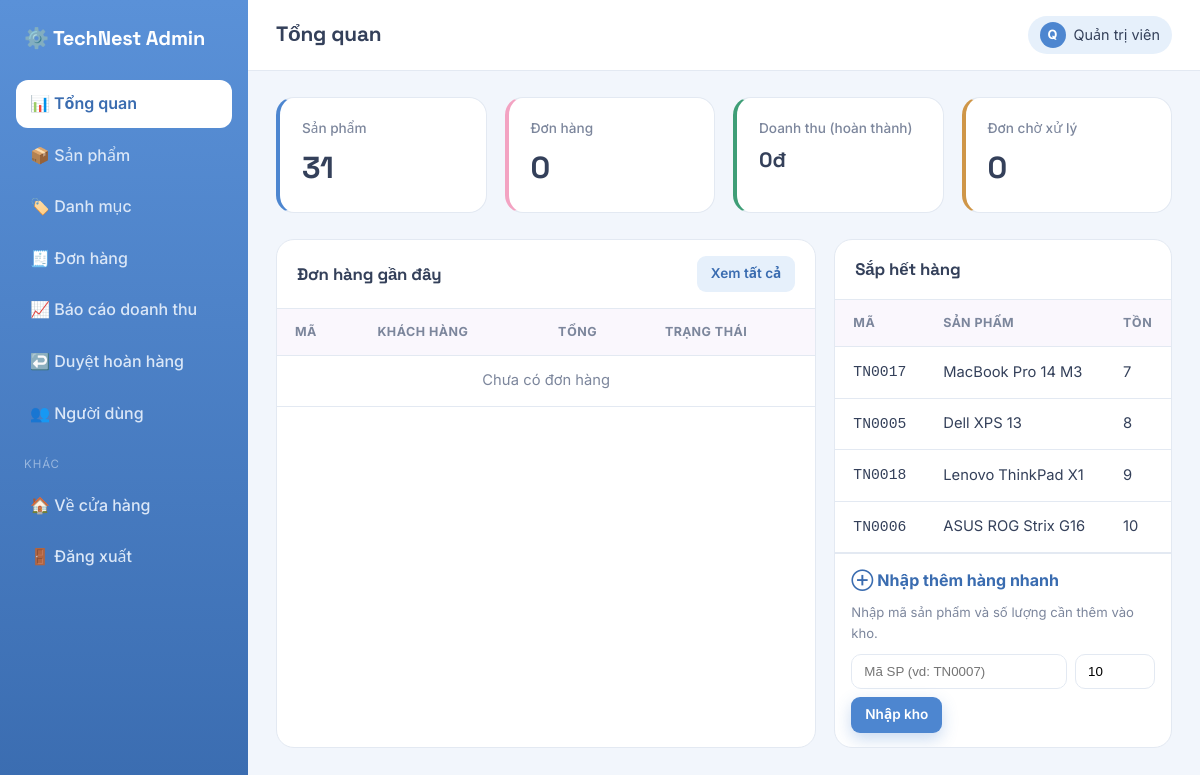
/admin/index.php (signed in), run on the app's committed database.
### tables this page shows
CREATE TABLE products (
  id           INT AUTO_INCREMENT PRIMARY KEY,
  code         VARCHAR(20) DEFAULT NULL UNIQUE,
  category_id  INT DEFAULT NULL,
  name         VARCHAR(200) NOT NULL,
  description  TEXT,
  price        DECIMAL(12,0) NOT NULL DEFAULT 0,
  stock        INT NOT NULL DEFAULT 0,
  image        VARCHAR(255) DEFAULT NULL,
  is_featured  TINYINT(1) NOT NULL DEFAULT 0,
  created_at   TIMESTAMP DEFAULT CURRENT_TIMESTAMP,
  FOREIGN KEY (category_id) REFERENCES categories(id) ON DELETE SET NULL
);

### includes/functions.php (called while the page is built, shortened)
<?php
function e($value)
{
    return htmlspecialchars((string)$value, ENT_QUOTES, 'UTF-8');
}
function money($number)
{
    return number_format((float)$number, 0, ',', '.') . 'đ';
}
function current_user()
{
    return $_SESSION['user'] ?? null;
}

### admin/index.php (the view, shortened to what this page needs)
<?php
require_once __DIR__ . '/../includes/functions.php';
$totalProducts = $pdo->query('SELECT COUNT(*) FROM products')->fetchColumn();
$totalOrders   = $pdo->query('SELECT COUNT(*) FROM orders')->fetchColumn();
$revenue       = $pdo->query('SELECT COALESCE(SUM(total),0) FROM orders WHERE status="completed"')->fetchColumn();
$pending       = $pdo->query('SELECT COUNT(*) FROM orders WHERE status="pending"')->fetchColumn();
$recent = $pdo->query(
    'SELECT * FROM orders ORDER BY created_at DESC LIMIT 6'
)->fetchAll();
$lowStock = $pdo->query(
    'SELECT * FROM products WHERE stock <= 10 ORDER BY stock ASC LIMIT 5'
)->fetchAll();
$title  = 'Tổng quan';
$active = 'dashboard';
include __DIR__ . '/includes/header.php';
?>
<div class="stats">
  <a class="stat c1" href="/shop/admin/products.php"><div class="label">Sản phẩm</div><div class="num"><?= $totalProducts ?></div></a>
  <a class="stat c2" href="/shop/admin/orders.php"><div class="label">Đơn hàng</div><div class="num"><?= $totalOrders ?></div></a>
  <a class="stat c3" href="/shop/admin/revenue.php"><div class="label">Doanh thu (hoàn thành)</div><div class="num" style="font-size:1.3rem"><?= money($revenue) ?></div></a>
  <a class="stat c4" href="/shop/admin/orders.php?status=pending"><div class="label">Đơn chờ xử lý</div><div class="num"><?= $pending ?></div></a>
</div>
<div style="display:grid;grid-template-columns:1.6fr 1fr;gap:18px">
  <div class="panel">
    <div class="panel-head"><h3>Đơn hàng gần đây</h3><a class="btn btn-ghost btn-sm" href="/shop/admin/orders.php">Xem tất cả</a></div>
    <table class="table">
      <thead><tr><th>Mã</th><th>Khách hàng</th><th>Tổng</th><th>Trạng thái</th></tr></thead>
      <tbody>
        <?php if (!$recent): ?>
          <tr><td colspan="4" style="text-align:center;color:var(--muted)">Chưa có đơn hàng</td></tr>
        <?php else: foreach ($recent as $o): ?>
          <tr>
            <td><a href="/shop/admin/orders.php?view=<?= $o['id'] ?>"><strong>#<?= $o['id'] ?></strong></a></td>
            <td><?= e($o['customer_name']) ?></td>
            <td><?= money($o['total']) ?></td>
            <td><span class="tag tag-<?= e($o['status']) ?>"><?= order_status_label($o['status']) ?></span></td>
          </tr>
        <?php endforeach; endif; ?>
      </tbody>
    </table>
  </div>
  <div class="panel">
    <div class="panel-head"><h3>Sắp hết hàng</h3></div>
    <table class="table">
      <thead><tr><th>Mã</th><th>Sản phẩm</th><th>Tồn</th></tr></thead>
      <tbody>
        <?php if (!$lowStock): ?>
          <tr><td colspan="3" style="text-align:center;color:var(--muted)">Tồn kho ổn định</td></tr>
        <?php else: foreach ($lowStock as $p): ?>
          <tr>
            <td><code><?= e($p['code'] ?? '—') ?></code></td>
            <td><?= e($p['name']) ?></td>
            <td><span class="<?= $p['stock']==0?'stock-out':'' ?>"><?= $p['stock'] ?></span></td>
          </tr>
        <?php endforeach; endif; ?>
      </tbody>
    </table>
    <div style="padding:14px 16px;border-top:1px solid var(--line)">
      <h4 style="margin-bottom:8px;color:var(--primary-d)">⊕ Nhập thêm hàng nhanh</h4>
      <p style="color:var(--muted);font-size:.82rem;margin-bottom:10px">Nhập mã sản phẩm và số lượng cần thêm vào kho.</p>
      <form method="post" action="/shop/admin/products.php" style="display:flex;gap:8px;flex-wrap:wrap">
        <input type="text" name="code" placeholder="Mã SP (vd: TN0007)" required
               style="flex:1;min-width:130px;padding:9px 12px;border:1px solid var(--line);border-radius:10px">
        <input type="number" name="qty" placeholder="SL" min="1" value="10" required
               style="width:80px;padding:9px 12px;border:1px solid var(--line);border-radius:10px">
        <button class="btn btn-primary btn-sm">Nhập kho</button>
      </form>
    </div>
  </div>
</div>
<?php include __DIR__ . '/includes/footer.php'; ?>

### admin/includes/header.php (shortened to what this page needs)
<?php
require_once __DIR__ . '/../../includes/functions.php';
$active = $active ?? '';
?>
<!DOCTYPE html>
<html lang="vi">
<head>
  <link rel="stylesheet" href="/shop/assets/css/style.css">
</head>
<body>
<div class="admin-body">
  <aside class="sidebar" id="sidebar">
    <div class="brand">⚙️ TechNest Admin</div>
    <nav>
      <a href="/shop/admin/index.php"      class="<?= $active==='dashboard'?'active':'' ?>">📊 Tổng quan</a>
      <a href="/shop/admin/products.php"   class="<?= $active==='products'?'active':'' ?>">📦 Sản phẩm</a>
      <a href="/shop/admin/categories.php" class="<?= $active==='categories'?'active':'' ?>">🏷️ Danh mục</a>
      <a href="/shop/admin/orders.php"     class="<?= $active==='orders'?'active':'' ?>">🧾 Đơn hàng</a>
      <a href="/shop/admin/revenue.php"    class="<?= $active==='revenue'?'active':'' ?>">📈 Báo cáo doanh thu</a>
      <a href="/shop/admin/returns.php"    class="<?= $active==='returns'?'active':'' ?>">↩️ Duyệt hoàn hàng<?php
      ?></a>
      <a href="/shop/admin/users.php"      class="<?= $active==='users'?'active':'' ?>">👥 Người dùng</a>
      <div class="sep">Khác</div>
      <a href="/shop/index.php">🏠 Về cửa hàng</a>
      <a href="/shop/logout.php">🚪 Đăng xuất</a>
    </nav>
  </aside>
  <div class="admin-main">
    <div class="admin-top">
      <div style="display:flex;align-items:center;gap:12px">
        <h1><?= isset($title) ? e($title) : 'Quản trị' ?></h1>
      </div>
      <a class="user-chip" href="/shop/account.php" title="Tài khoản của tôi">
        <span class="av"><?= e(mb_strtoupper(mb_substr(current_user()['full_name'],0,1))) ?></span>
        <span class="name"><?= e(current_user()['full_name']) ?></span>
      </a>
    </div>
    <div class="admin-content">

### admin/includes/footer.php (shortened to what this page needs)
    </div>
  </div>
</div>
</body>
</html>

### assets/css/style.css (style rules this page uses)
:root { --bg: #f2f6fc; --surface: #ffffff; --ink: #34405a; --muted: #7c869c; --line: #e3e9f2; --primary: #4d86d0; --primary-d: #3a6cb0; --primary-soft: #e6f0fb; --accent: #f3a3c2; --accent-d: #d76d99; --accent-ink: #a83a66; --accent-soft: #fce9f1; --mint: #bfe6d6; --ok: #3f9e77; --warn: #cf9648; --danger: #d56a63; --radius: 18px; --shadow: 0 12px 30px rgba(70, 110, 180, 0.14); --shadow-sm: 0 4px 14px rgba(70, 110, 180, 0.09); }
* { box-sizing: border-box; margin: 0; padding: 0; }
body { font-family: "Inter", system-ui, -apple-system, "Segoe UI", Roboto, sans-serif; background: var(--bg); color: var(--ink); line-height: 1.6; -webkit-font-smoothing: antialiased; }
h1, h2, h3, .brand { font-family: "Space Grotesk", "Inter", sans-serif; font-weight: 700; letter-spacing: -0.01em; }
a { color: inherit; text-decoration: none; }
.btn { display: inline-flex; align-items: center; gap: 8px; padding: 11px 22px; border-radius: 12px; border: none; font: inherit; font-weight: 600; cursor: pointer; transition: transform 0.12s ease, box-shadow 0.12s ease, background 0.15s; white-space: nowrap; }
.btn-primary { background: var(--primary); color: #fff; box-shadow: 0 6px 16px rgba(77, 134, 208, 0.3); }
.btn-ghost { background: var(--primary-soft); color: var(--primary-d); }
.btn-sm { padding: 7px 14px; font-size: 0.85rem; border-radius: 9px; }
.brand { font-size: 1.4rem; color: var(--primary-d); display: flex; align-items: center; gap: 8px; }
.user-chip { display: flex; align-items: center; gap: 8px; padding: 6px 12px; background: var(--primary-soft); border-radius: 30px; font-size: 0.9rem; color: var(--ink); transition: background 0.15s; }
.user-chip .av { width: 26px; height: 26px; border-radius: 50%; background: var(--primary); color: #fff; display: grid; place-items: center; font-weight: 700; font-size: 0.8rem; }
.admin-body { display: flex; min-height: 100vh; }
.sidebar { width: 248px; background: linear-gradient(180deg, #5a91d8, #3a6cb0); color: #dbe7f7; padding: 22px 16px; position: sticky; top: 0; height: 100vh; flex-shrink: 0; }
.sidebar .brand { color: #fff; font-size: 1.25rem; margin-bottom: 26px; padding: 0 8px; }
.sidebar nav a { display: flex; align-items: center; gap: 11px; padding: 11px 14px; border-radius: 12px; margin-bottom: 4px; color: #dbe7f7; font-weight: 500; transition: 0.15s; }
.sidebar nav a.active { background: #fff; color: var(--primary-d); font-weight: 600; }
.sidebar .sep { font-size: 0.72rem; text-transform: uppercase; letter-spacing: 0.08em; opacity: 0.55; margin: 18px 8px 8px; }
.admin-main { flex: 1; min-width: 0; }
.admin-top { background: var(--surface); border-bottom: 1px solid var(--line); padding: 16px 28px; display: flex; align-items: center; justify-content: space-between; }
.admin-top h1 { font-size: 1.3rem; }
.admin-content { padding: 26px 28px; }
.stats { display: grid; grid-template-columns: repeat(auto-fit, minmax(190px, 1fr)); gap: 18px; margin-bottom: 26px; }
.stat { background: var(--surface); border: 1px solid var(--line); border-radius: var(--radius); padding: 20px 22px; }
.stat .label { color: var(--muted); font-size: 0.85rem; font-weight: 500; }
.stat .num { font-size: 1.9rem; font-weight: 700; font-family: "Space Grotesk", sans-serif; margin-top: 4px; }
.stat.c1 { border-left: 4px solid var(--primary); }
.stat.c2 { border-left: 4px solid var(--accent); }
.stat.c3 { border-left: 4px solid var(--ok); }
.stat.c4 { border-left: 4px solid var(--warn); }
a.stat { text-decoration: none; color: inherit; transition: transform 0.14s, box-shadow 0.14s; }
.panel { background: var(--surface); border: 1px solid var(--line); border-radius: var(--radius); overflow: hidden; }
.panel-head { padding: 16px 20px; border-bottom: 1px solid var(--line); display: flex; align-items: center; justify-content: space-between; }
.panel-head h3 { font-size: 1.05rem; }
.table { width: 100%; border-collapse: collapse; }
.table th, .table td { padding: 13px 18px; text-align: left; border-bottom: 1px solid var(--line); font-size: 0.92rem; }
.table th { background: #faf7fd; font-size: 0.78rem; text-transform: uppercase; letter-spacing: 0.04em; color: var(--muted); }

### data on the page
products: code "TN0017", name "MacBook Pro 14 M3", stock "7"
products: code "TN0005", name "Dell XPS 13", stock "8"
products: code "TN0018", name "Lenovo ThinkPad X1", stock "9"
products: code "TN0006", name "ASUS ROG Strix G16", stock "10"

### other printed values
$title "Tổng quan"
mb_strtoupper(mb_substr(current_user()['full_name'],0,1)) "Q"
current_user()['full_name'] "Quản trị viên"
$totalProducts "31"
$totalOrders "0"
money($revenue) "0đ"
$pending "0"
